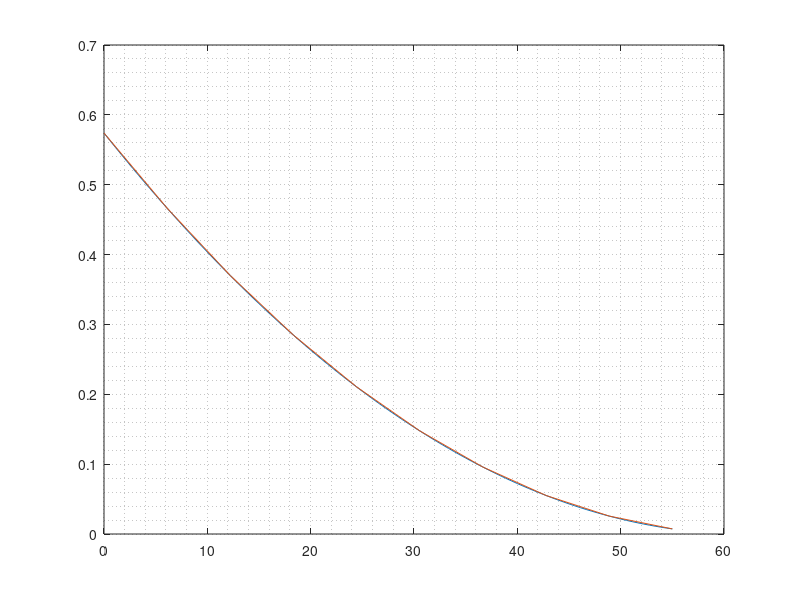

The MATLAB script that drew this image:
    
h = [25 30 35 40 45 50]; %cm <- Genaue Werte einsetzen
y = [3.2 3.8 4.5 5.1 5.7 6.4]; %V <- Genaue Werte einsetzen

% Berechnung Kennlinie
p = polyfit(y,h,1) % Schaetzt linearen Zusammenhang h = p(1)*y+p(2)

y_ = 0:0.5:10;
h_= p(1)*y_+p(2)
% mittels kleinstem Fehlerquadrat
   % Vektor fuer Auswertung
   % Berechnet Kennlinie aus den geschaetzten Parametern
 
%% Q Füllkurve
Q_dataPoints = [0.29 0.63 0.96]  %Steigung
Stellgrosse = [3 5 7]            %Spannung
f2 = polyfit(Stellgrosse,Q_dataPoints,2)
V_ = 0:0.5:10;
Q = f2(2)*V_+f2(1);
%% Füllkurve zum 2ten
%h = [0.29 0.63 0.96]; 
h = [0.58 0.88 0.93]; 
y = [3 5 7]; 
% Berechnung Kennlinie
p = polyfit(y,h,1) % Schaetzt linearen Zusammenhang h = p(1)*y+p(2)

y_ = 0:0.5:10;
h_= p(1)*y_+p(2)
% mittels kleinstem Fehlerquadrat
   % Vektor fuer Auswertung
   % Berechnet Kennlinie aus den geschaetzten Parametern
figure(1); clf;
plot(y,h,'rx',y_,h_,'b')
grid 'minor'
ylabel('cm/s')
xlabel('Motorspannung [V]')

%% Plot lin Q
plot(V_,Q,Stellgrosse,Q_dataPoints)
xlabel 'Stellgrösse 0-10V'
ylabel 'Q'
%% Figur end

   
figure(1); clf;
plot(y,h,'rx',y_,h_,'b')
ylabel('Hoehe h/cm')
xlabel('Messspannung y/V')
%% Mess rekonstruktion
t = linspace(0,55,100);
t_ = linspace(0,55,10)
h = 9.81*((4e-5)^2/(2*0.00725^2))*(t-62).^2;
p = polyfit(t,h,2)
h_ = p(1)*t_.^2+p(2)*t_+p(3)
plot(t,h,t_,h_)
grid minor

